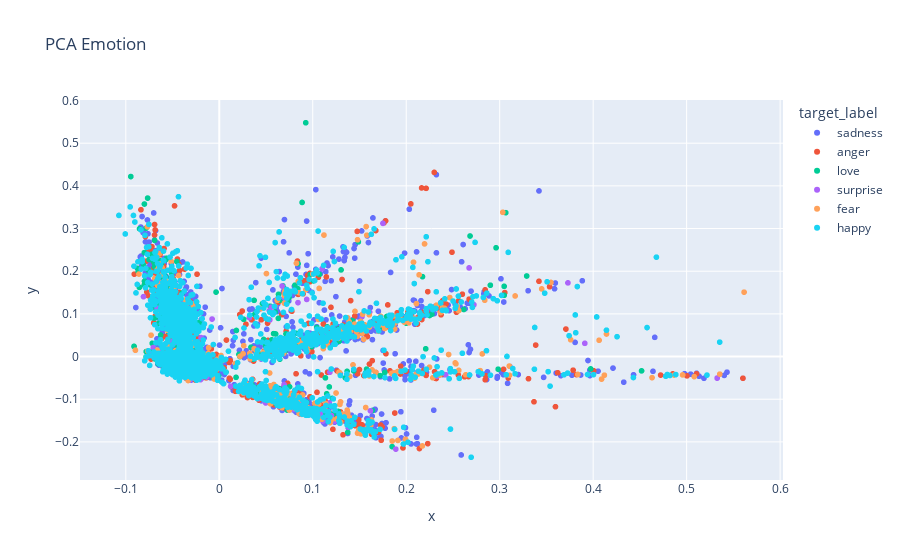

Source (notebook cell):
### Markdown cell above
## PCA

### Code cell
hero.scatterplot(temp, col='pca_tfidf_clean_text', color='target_label', title="PCA Emotion")

### Figure 1 — Plotly figure (JSON) as saved in the notebook; plotly's stock layout.template omitted (floating-point values rounded to 4 significant figures; data arrays with more than 128 entries replaced by an {"elided": "..."} marker saying what was removed)
{"data": [{"hovertemplate": "target_label=sadness<br>x=%{x}<br>y=%{y}<extra></extra>", "legendgroup": "sadness", "marker": {"color": "#636efa", "symbol": "circle"}, "mode": "markers", "name": "sadness", "showlegend": true, "type": "scattergl", "x": {"elided": "2894 float values"}, "xaxis": "x", "y": {"elided": "2894 float values"}, "yaxis": "y"}, {"hovertemplate": "target_label=anger<br>x=%{x}<br>y=%{y}<extra></extra>", "legendgroup": "anger", "marker": {"color": "#EF553B", "symbol": "circle"}, "mode": "markers", "name": "anger", "showlegend": true, "type": "scattergl", "x": {"elided": "1344 float values"}, "xaxis": "x", "y": {"elided": "1344 float values"}, "yaxis": "y"}, {"hovertemplate": "target_label=love<br>x=%{x}<br>y=%{y}<extra></extra>", "legendgroup": "love", "marker": {"color": "#00cc96", "symbol": "circle"}, "mode": "markers", "name": "love", "showlegend": true, "type": "scattergl", "x": {"elided": "829 float values"}, "xaxis": "x", "y": {"elided": "829 float values"}, "yaxis": "y"}, {"hovertemplate": "target_label=surprise<br>x=%{x}<br>y=%{y}<extra></extra>", "legendgroup": "surprise", "marker": {"color": "#ab63fa", "symbol": "circle"}, "mode": "markers", "name": "surprise", "showlegend": true, "type": "scattergl", "x": {"elided": "379 float values"}, "xaxis": "x", "y": {"elided": "379 float values"}, "yaxis": "y"}, {"hovertemplate": "target_label=fear<br>x=%{x}<br>y=%{y}<extra></extra>", "legendgroup": "fear", "marker": {"color": "#FFA15A", "symbol": "circle"}, "mode": "markers", "name": "fear", "showlegend": true, "type": "scattergl", "x": {"elided": "1192 float values"}, "xaxis": "x", "y": {"elided": "1192 float values"}, "yaxis": "y"}, {"hovertemplate": "target_label=happy<br>x=%{x}<br>y=%{y}<extra></extra>", "legendgroup": "happy", "marker": {"color": "#19d3f3", "symbol": "circle"}, "mode": "markers", "name": "happy", "showlegend": true, "type": "scattergl", "x": {"elided": "3362 float values"}, "xaxis": "x", "y": {"elided": "3362 float values"}, "yaxis": "y"}], "layout": {"legend": {"title": {"text": "target_label"}, "tracegroupgap": 0}, "title": {"text": "PCA Emotion"}, "xaxis": {"anchor": "y", "domain": [0, 1], "title": {"text": "x"}}, "yaxis": {"anchor": "x", "domain": [0, 1], "title": {"text": "y"}}}}
